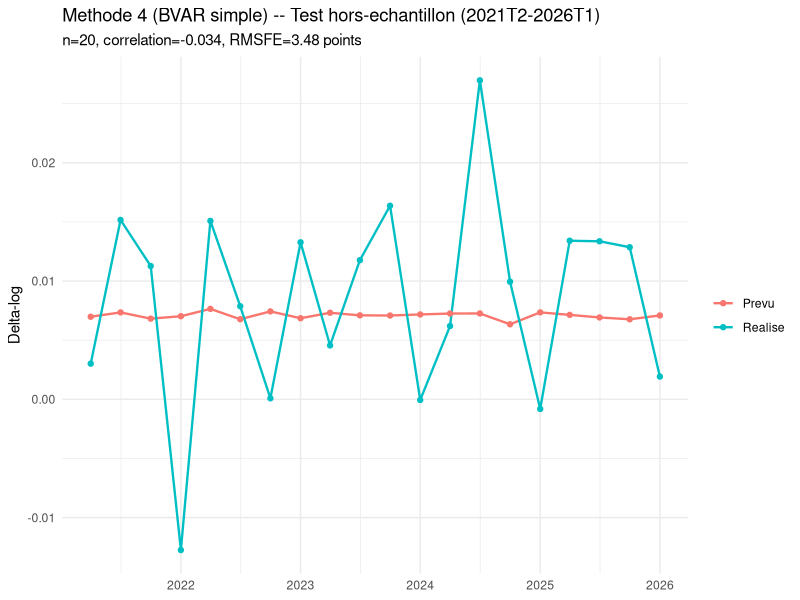

Write R code to recreate this figure.
# ==============================================================================
# 02_test_hors_echantillon.R
#
# Methode 4 -- Test hors-echantillon, meme fenetre que les 3 methodes
# precedentes (2021T2-2026T1, 20 trimestres).
# ==============================================================================

suppressPackageStartupMessages({ library(dplyr); library(readr); library(ggplot2); library(tidyr) })

DATE_DEBUT_TEST <- as.Date("2021-04-01")
DATE_FIN_TEST   <- as.Date("2026-01-01")

resultat <- read_csv("resultats/PIB_agrege_BVAR.csv", show_col_types = FALSE)
resultat$Date <- as.Date(resultat$Date)

resultat_test <- resultat %>% filter(Date >= DATE_DEBUT_TEST, Date <= DATE_FIN_TEST,
                                       !is.na(PIB_agrege), !is.na(Realise))

pib_prevu_annualise <- 100*((exp(resultat_test$PIB_agrege))^4 - 1)
pib_realise_annualise <- 100*((exp(resultat_test$Realise))^4 - 1)
rmsfe <- sqrt(mean((pib_prevu_annualise - pib_realise_annualise)^2))
corr_test <- cor(resultat_test$PIB_agrege, resultat_test$Realise)

cat(sprintf("RESULTAT DU TEST HORS-ECHANTILLON (Methode 4, BVAR simple) :\n"))
cat(sprintf("  n = %d trimestres\n", nrow(resultat_test)))
cat(sprintf("  Correlation = %.3f\n", corr_test))
cat(sprintf("  RMSFE (croissance annualisee) = %.2f points\n", rmsfe))

write_csv(data.frame(n=nrow(resultat_test), correlation=corr_test, RMSFE=rmsfe), "resultats/metriques_test_BVAR.csv")

df_fig <- resultat_test %>% select(Date, Prevu=PIB_agrege, Realise) %>%
  pivot_longer(cols=c(Prevu,Realise), names_to="serie", values_to="valeur")
p <- ggplot(df_fig, aes(x=Date,y=valeur,color=serie)) + geom_line(linewidth=0.8) + geom_point(size=1.5) +
  labs(title="Methode 4 (BVAR simple) -- Test hors-echantillon (2021T2-2026T1)",
       subtitle=sprintf("n=%d, correlation=%.3f, RMSFE=%.2f points", nrow(resultat_test), corr_test, rmsfe),
       x=NULL, y="Delta-log", color=NULL) + theme_minimal(base_size=11)
ggsave("figures/test_hors_echantillon_BVAR.png", p, width=9, height=4.5, dpi=150)
cat("\nTermine.\n")
